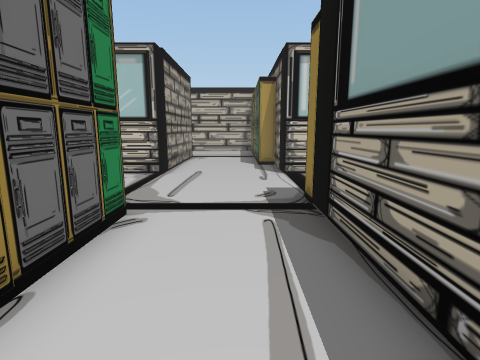
view 1 (above)

12 first-person views from a walk through a 3-D level made in the Unity game engine. The camera is 1.3 m above the floor, tilts 10° down and sees 80° across. The floor is counted in squares, 0.88 m on a side. Each view is taken from the middle of a square. On the plan, view 1 faces up. The plan holds only what a view shows up to about 14 squares ahead; the rest is blank. The place goes on beyond the plan. The player character is not drawn. Some surface patterns are stand-ins.

view 2
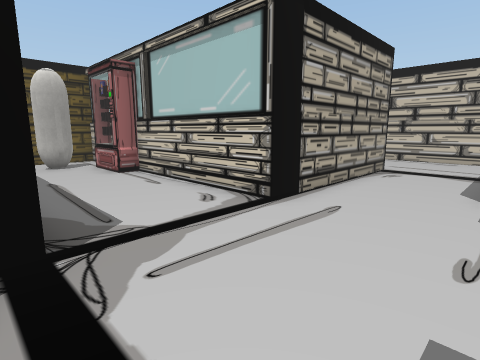

view 3
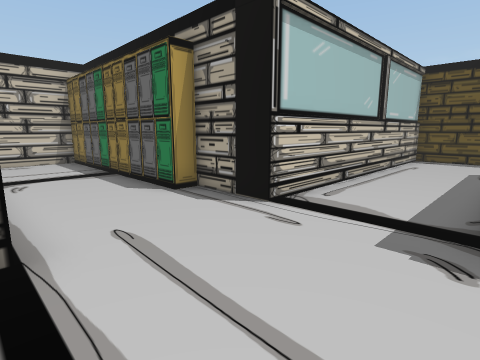

view 4
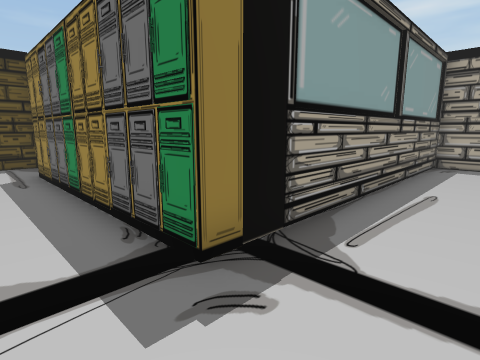

view 5
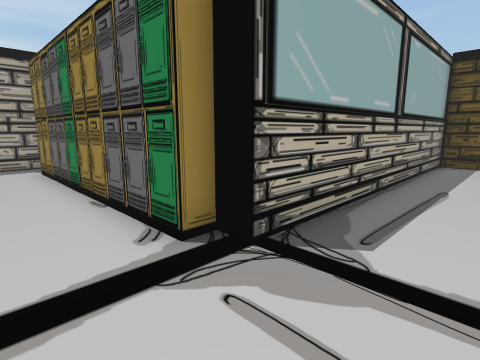

view 6
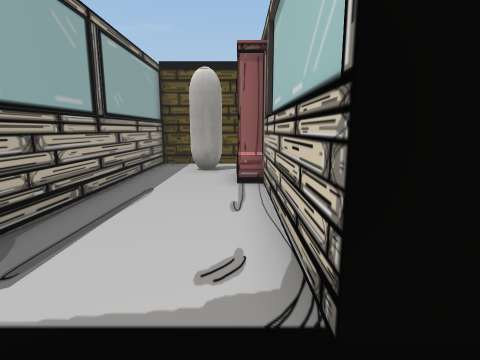

view 7
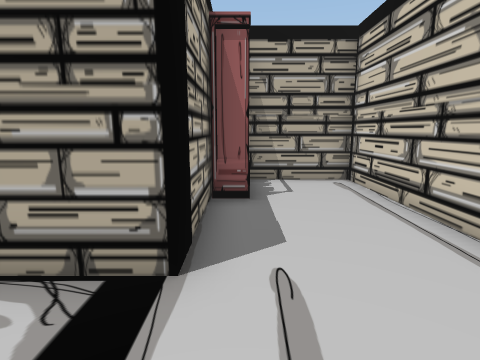

view 8
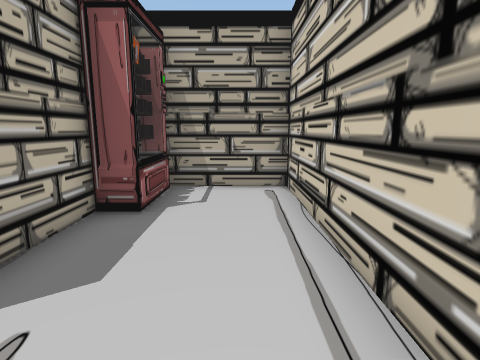

view 9
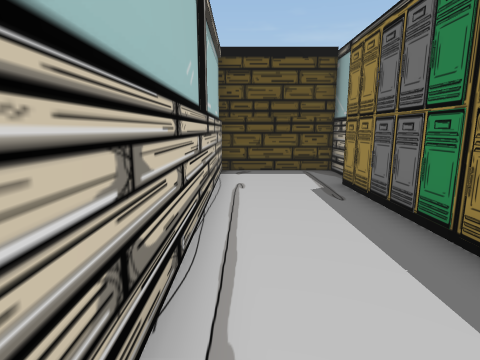

view 10
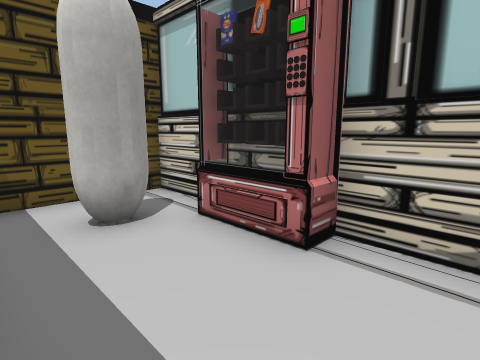

view 11
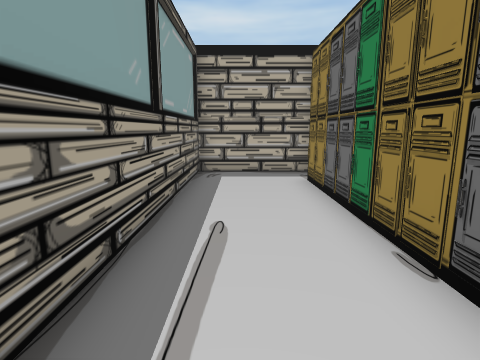

view 12
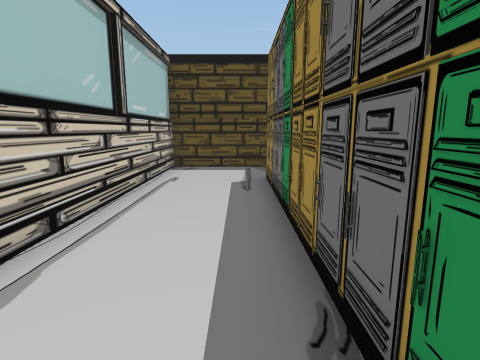

### Floor plan
Points are (right, up) in squares from view 1. A wall is a line through its corners. A room is listed if a view was taken in it or the views show most of it. See-through windows are left out.
Room 1 (views 1, 2, 3, 4, 5, 6, 7, 8, 9, 10, 11, 12)
walls: (1.5, 12.1) (0.8, 12.1) (0.8, 20.2) (-8.5, 20.2) (-8.5, 16.4); (-2.7, 16.4) (-2.7, 9.7) (-8.9, 9.7); (-9.6, 9.7) (-13.5, 9.7) (-13.5, 5.6); (-10.9, 9.6) (-10.9, 8.9); (-6.6, 16.4) (-3.5, 16.4); (-8.1, 17.1) (-8.1, 16.5); (11.4, 5.6) (12.4, 5.6) (12.4, 9.7) (1.5, 9.7) (1.5, 12.5); (-13.9, 5.6) (-2.7, 5.6) (-2.7, 4.9) (-2, 4.9) (-2, -3.4); (-2.5, -5.3) (1.5, -5.3) (1.5, 6.2) (9.8, 6.2)
low walls: (2.1, 6.3) (3, 6.1); (-2.1, 3.4) (-2, 2.5) (-2.1, 1.7)
objects: other object (-10, 9); other object (-7, 17)

Where each view was taken, in squares from view 1:
view 1: 0 up, 0 right, facing up
view 2: 5 up, 1 right, facing up-left
view 3: 6 up, 3 left, facing up-right
view 4: 8 up, 1 left, facing down-right
view 5: 8 up, 0 right, facing down-left
view 6: 9 up, 1 left, facing left
view 7: 17 up, 0 right, facing left
view 8: 19 up, 1 left, facing left
view 9: 9 up, 2 right, facing right
view 10: 6 up, 7 left, facing up-left
view 11: 5 up, 0 right, facing down
view 12: 7 up, 1 right, facing right
